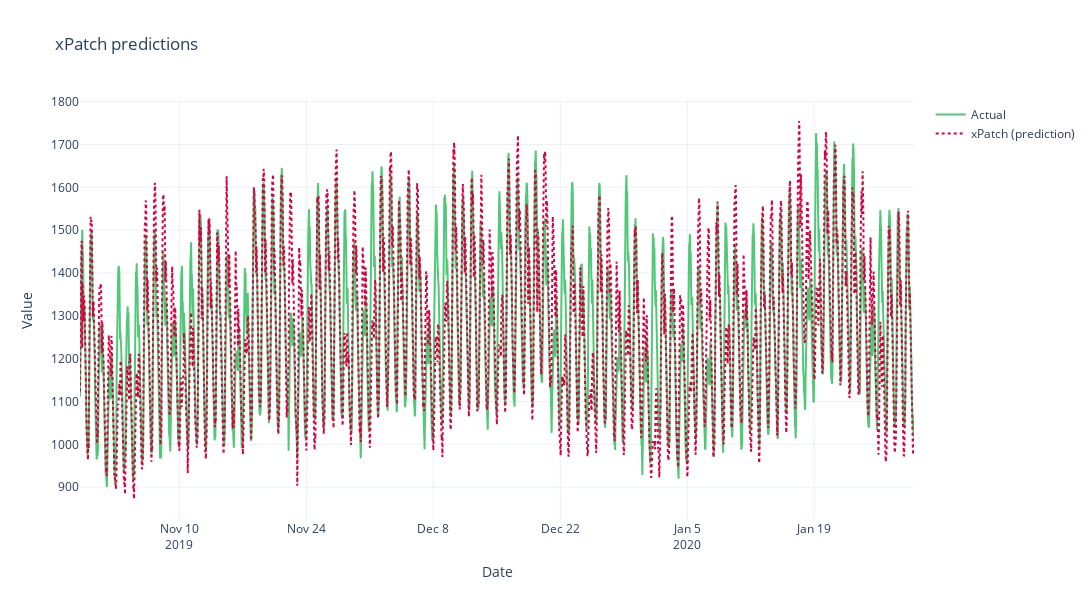

Notebook source saved alongside this figure:
### Code cell
results_df = pd.DataFrame()

results_df['data'] = date_range
results_df['y_pred'] = y_pred
results_df['y_true'] = y_true
actual_col = 'y_pred'
pred_col = 'y_true'
timestamp_col = 'data'
model_name = 'xPatch'

height = 600
width = 2000

plot_single_forecast(results_df, timestamp_col=timestamp_col, actual_col=actual_col, pred_col=pred_col, model_name=model_name, height=height, width=width, title = 'xPatch predictions')

### Figure 1 — Plotly figure (JSON) as saved in the notebook; plotly's stock layout.template omitted (floating-point values rounded to 4 significant figures; data arrays with more than 128 entries replaced by an {"elided": "..."} marker saying what was removed)
{"data": [{"line": {"color": "#50C878"}, "name": "Actual", "type": "scatter", "x": {"elided": "2208 str values"}, "y": {"elided": "2208 float values"}}, {"line": {"color": "#D70040", "dash": "dot"}, "name": "xPatch (prediction)", "type": "scatter", "x": {"elided": "2208 str values"}, "y": {"elided": "2208 float values"}}], "layout": {"height": 600, "title": {"text": "xPatch predictions"}, "width": 2000, "xaxis": {"title": {"text": "Date"}}, "yaxis": {"title": {"text": "Value"}}}}
